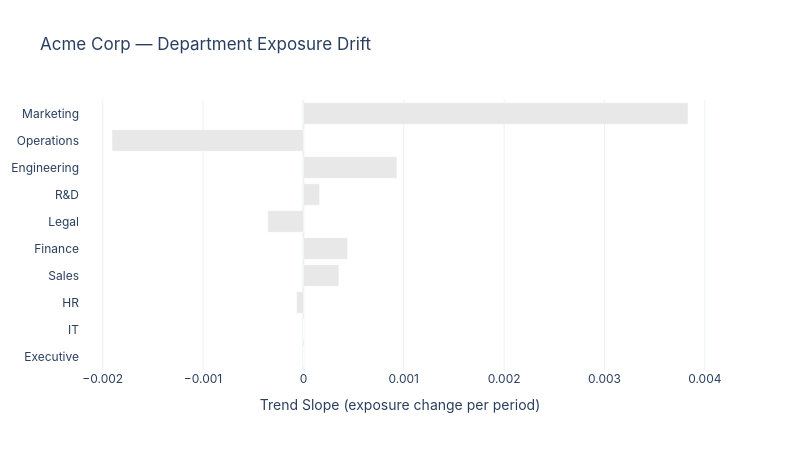

The code cell stored with this chart in its notebook:
### Markdown cell above
### Interpreting Drift Results

With only 4 quarterly data points, statistical power is limited — this is expected. The CUSUM test is conservative by design: it avoids false positives at the cost of missing small shifts. As more quarters accumulate, genuine trends will emerge with stronger significance.

Key departments to watch:
- **Engineering** and **Marketing** show upward exposure trends (more tasks being automated quarter-over-quarter)
- **Operations** shows a downward trend (exposure may be stabilizing as initial AI adoption matures)

The `detect_drift_cusum` function supports customizable thresholds, permutation counts, and significance levels for organizations with different risk tolerances.

### Code cell
fig = drift_sparklines(dept_drift, title="Acme Corp — Department Exposure Drift")
fig.update_layout(height=450, width=800)
fig.show()

### Figure 1 — Plotly figure (JSON) as saved in the notebook; plotly's stock layout.template omitted (floating-point values rounded to 4 significant figures)
{"data": [{"hovertemplate": ["<b>Marketing</b><br>Direction: Stable<br>Slope: +0.0038/period<br>p-value: 0.585<extra></extra>", "<b>Operations</b><br>Direction: Stable<br>Slope: -0.0019/period<br>p-value: 0.926<extra></extra>", "<b>Engineering</b><br>Direction: Stable<br>Slope: +0.0009/period<br>p-value: 0.665<extra></extra>", "<b>R&D</b><br>Direction: Stable<br>Slope: +0.0002/period<br>p-value: 0.658<extra></extra>", "<b>Legal</b><br>Direction: Stable<br>Slope: -0.0004/period<br>p-value: 1.000<extra></extra>", "<b>Finance</b><br>Direction: Stable<br>Slope: +0.0004/period<br>p-value: 0.662<extra></extra>", "<b>Sales</b><br>Direction: Stable<br>Slope: +0.0004/period<br>p-value: 1.000<extra></extra>", "<b>HR</b><br>Direction: Stable<br>Slope: -0.0001/period<br>p-value: 0.349<extra></extra>", "<b>IT</b><br>Direction: Stable<br>Slope: -0.0000/period<br>p-value: 0.365<extra></extra>", "<b>Executive</b><br>Direction: Stable<br>Slope: +0.0000/period<br>p-value: 1.000<extra></extra>"], "marker": {"color": ["#E8E8E8", "#E8E8E8", "#E8E8E8", "#E8E8E8", "#E8E8E8", "#E8E8E8", "#E8E8E8", "#E8E8E8", "#E8E8E8", "#E8E8E8"]}, "orientation": "h", "type": "bar", "x": [0.003832, -0.001907, 0.0009317, 0.0001608, -0.0003554, 0.0004405, 0.0003535, -6.797e-05, -2.22e-17, 0.0], "y": ["Marketing", "Operations", "Engineering", "R&D", "Legal", "Finance", "Sales", "HR", "IT", "Executive"]}], "layout": {"font": {"family": "Inter, sans-serif", "size": 12}, "height": 450, "title": {"text": "Acme Corp — Department Exposure Drift"}, "width": 800, "xaxis": {"title": {"text": "Trend Slope (exposure change per period)"}}, "yaxis": {"autorange": "reversed"}}}
